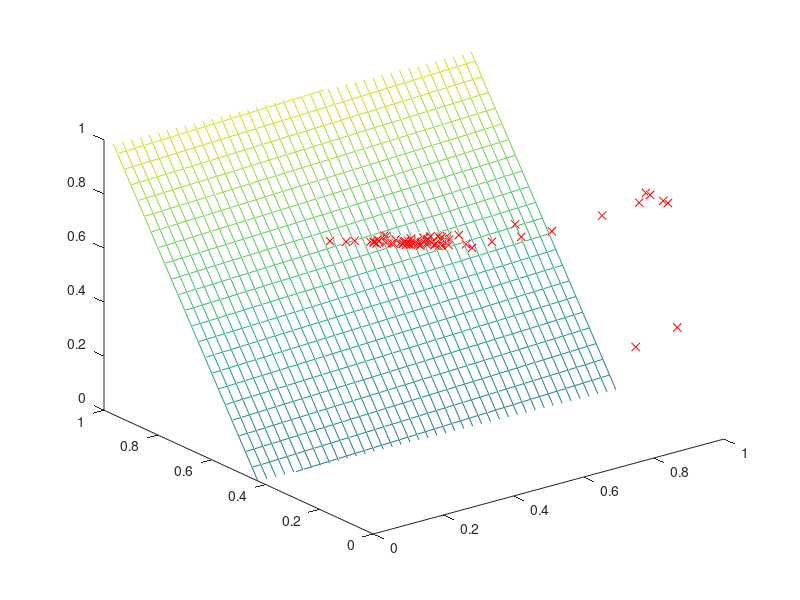

MATLAB code for this plot:
hold off;
x0p = [0.43396228551864624 0.5277777910232544 1.0 0.6132075786590576 0.375 0.4125000238418579 0.5333333015441895 0.3571428656578064 0.25641024112701416 0.594059407711029 0.9677419662475586 ];
x0n = [0.3999999761581421 0.4285714030265808 0.37931036949157715 0.29032260179519653 0.3888888955116272 0.42105263471603394 0.3500000238418579 0.3928571343421936 0.949999988079071 0.42105263471603394 0.4444444179534912 0.33628320693969727 0.3500000238418579 0.442307710647583 0.4285714030265808 0.4583333134651184 0.36666667461395264 0.38596493005752563 0.36666667461395264 0.4333333373069763 0.43478262424468994 0.40625 0.42574256658554077 0.4285714030265808 0.375 0.42735040187835693 1.0 0.4285714030265808 0.3645319938659668 0.4444444179534912 0.604651153087616 1.0 0.4615384340286255 0.3965517282485962 0.41333335638046265 0.3214285969734192 0.3181818127632141 0.5333333015441895 0.3898305296897888 0.3999999761581421 0.31481480598449707 0.3827160596847534 0.3472222089767456 0.42307692766189575 0.4266666769981384 0.30000001192092896 0.3333333134651184 0.44615381956100464 1.0 0.45614033937454224 0.38461536169052124 0.42574256658554077 0.4642857313156128 0.3691275119781494 0.3684210777282715 1.0 0.4067796468734741 0.375 0.4313725233078003 0.3636363744735718 0.44680851697921753 0.39416056871414185 0.3396226167678833 0.5 0.375 0.42500001192092896 0.3863636255264282 0.41584157943725586 0.4384615421295166 0.24528300762176514 0.34020620584487915 0.38461536169052124 0.4750000238418579 0.3999999761581421 0.4736841917037964 0.3478260636329651 0.6818181872367859 1.0 0.2716049551963806 1.0 0.3191489577293396 0.6428571343421936 0.36206895112991333 0.3478260636329651 0.47692304849624634 0.4516128897666931 0.8333333134651184 0.3928571343421936 0.375 ];
x1p = [0.9090908765792847 0.9210526347160339 1.0 0.9146341681480408 1.0 0.9220778942108154 1.0 1.0 0.9166666865348816 1.0 0.890625 ];
x1n = [0.3809523582458496 0.9142857193946838 0.37662339210510254 0.4470587968826294 0.3636363744735718 0.3199999928474426 0.37931036949157715 0.34285712242126465 0.25 0.3055555820465088 0.3663366436958313 0.422535240650177 0.3835616707801819 0.29629629850387573 0.3548387289047241 0.3563218116760254 0.3684210777282715 0.3717948794364929 0.4285714030265808 0.3142856955528259 0.31111109256744385 0.3636363744735718 0.36764705181121826 0.3374999761581421 0.37362635135650635 0.3027523159980774 0.2083333134651184 0.3205128312110901 0.3650793433189392 0.30000001192092896 0.238095223903656 0.22580647468566895 0.3472222089767456 0.3392857313156128 0.3333333134651184 0.4166666865348816 0.4117646813392639 0.253731369972229 0.3333333134651184 0.3399999737739563 0.42105263471603394 0.3809523582458496 0.38461536169052124 0.3058823347091675 0.37037038803100586 0.9428571462631226 0.41333335638046265 0.3235294222831726 0.17365270853042603 0.3243243098258972 0.35172414779663086 0.3650793433189392 0.3235294222831726 0.3979591727256775 0.3571428656578064 0.2745097875595093 0.3333333134651184 0.36000001430511475 0.33707863092422485 0.43283581733703613 0.3103448152542114 0.36000001430511475 0.395061731338501 0.3333333134651184 0.3571428656578064 0.3529411554336548 0.38461536169052124 0.31481480598449707 0.3235294222831726 0.48000001907348633 0.3999999761581421 0.3733333349227905 0.3442623019218445 0.33944952487945557 0.25 0.40707963705062866 0.2250000238418579 0.29032260179519653 0.45454543828964233 0.328125 0.40322577953338623 0.3103448152542114 0.37254899740219116 0.38596493005752563 0.2765957713127136 0.33898305892944336 0.23529410362243652 0.34666669368743896 0.3500000238418579 ];
x2p = [0.32608693838119507 0.6363636255264282 0.32608693838119507 0.32608693838119507 0.3333333134651184 0.2368420958518982 0.2368420958518982 0.6363636255264282 0.6363636255264282 0.32608693838119507 0.32608693838119507 ];
x2n = [0.7777777910232544 0.7777777910232544 0.7777777910232544 0.7777777910232544 0.7777777910232544 0.7777777910232544 0.7777777910232544 0.7777777910232544 0.7777777910232544 0.7777777910232544 0.7777777910232544 0.7777777910232544 0.7777777910232544 0.7777777910232544 0.7777777910232544 0.7777777910232544 0.7777777910232544 0.7777777910232544 0.7777777910232544 0.7777777910232544 0.7777777910232544 0.7777777910232544 0.7777777910232544 0.7777777910232544 0.7777777910232544 0.7777777910232544 0.7777777910232544 0.7777777910232544 0.7777777910232544 0.7777777910232544 0.7777777910232544 0.7777777910232544 0.7777777910232544 0.7777777910232544 0.7777777910232544 0.7777777910232544 0.7777777910232544 0.7777777910232544 0.7777777910232544 0.7777777910232544 0.7777777910232544 0.7777777910232544 0.7777777910232544 0.7777777910232544 0.7777777910232544 0.7777777910232544 0.7777777910232544 0.7777777910232544 0.3333333134651184 0.7777777910232544 0.7777777910232544 0.7777777910232544 0.7777777910232544 0.7777777910232544 0.7777777910232544 0.7777777910232544 0.7777777910232544 0.7777777910232544 0.7777777910232544 0.7777777910232544 0.7777777910232544 0.7777777910232544 0.7777777910232544 0.7777777910232544 0.7777777910232544 0.7777777910232544 0.7777777910232544 0.7777777910232544 0.7777777910232544 0.7777777910232544 0.7777777910232544 0.7777777910232544 0.7777777910232544 0.7777777910232544 0.7777777910232544 0.7777777910232544 0.7777777910232544 0.7777777910232544 0.7777777910232544 0.1904761791229248 0.7777777910232544 0.7777777910232544 0.7777777910232544 0.7777777910232544 0.7777777910232544 0.7777777910232544 0.7777777910232544 0.7777777910232544 0.7777777910232544 ];
w0 = 0.06390760454300204;
w1 = 2.454382159685288;
w2 = -1.3166843910250612;
if w2 == 0
w2 = w1;
w1 = 0;
q = -(-1.0512229806200852)/w2;
xT = x2;
x2 = x1;
x1 = xT;
else
q = -(-1.0512229806200852)/w2;
end
plot3(x0p,x1p,x2p,'xb'); hold on; plot3(x0n,x1n,x2n,'xr');
x = [0:0.025:1];
[xx,yy] = meshgrid(x,x);
zz = -1 * w0/w2 * xx + -1 * w1/w2 * yy + q;
mesh(xx,yy,zz);
axis([0 1 0 1 0 1]);
